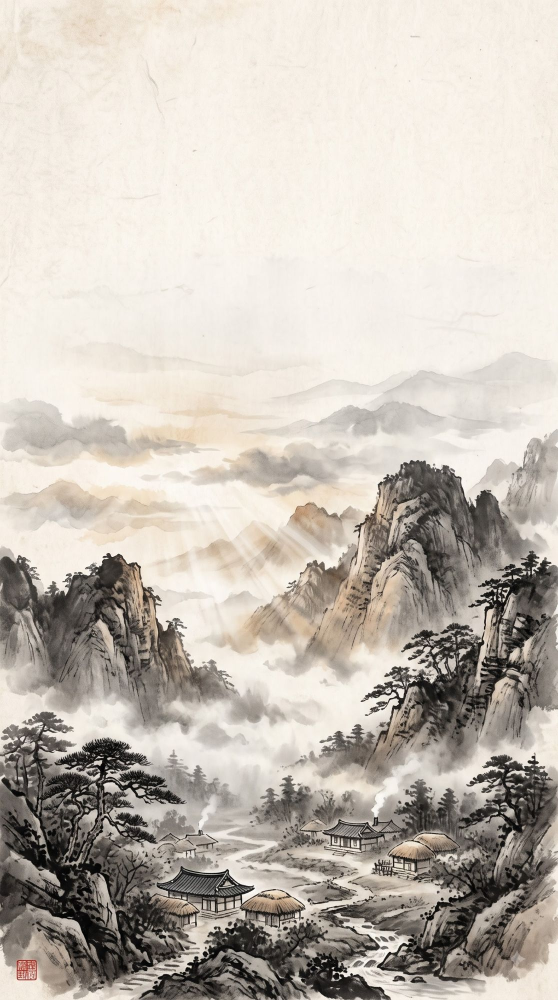
#> input picture flow_assets/ink_task.jpg, 1116 x 2000 px, given in place of clip_0.5.png, which was not available (shown at 1/2 size); the run also reads 1 picture not shown here
$ python make_art.py
#> lines starting #> are read from the running program, lines starting #| are printed output that depends on the picture; after the words box and inside, x2 and y2 are one past the last pixel; in counts of white or black regions, pixels touching at a corner belong together; pictures that were not available may be replaced by others from this repository, and a replacement may not be noted
"""완성본용 그림 10장 생성: 사용자 소재(Flow 노인 클립, 수묵화) + 코드로 그린 사물 → 공통 세피아 펜화 필터."""
import os, math, subprocess
import numpy as np
from PIL import Image, ImageDraw, ImageFilter

HERE = os.path.dirname(os.path.abspath(__file__)); os.chdir(HERE)
W, H = 1080, 1920
CLIP = "../flow_assets/clip_old_man.mp4"
INK = "../flow_assets/ink_task.jpg"
os.makedirs("images", exist_ok=True); os.makedirs("build", exist_ok=True)
rng = np.random.default_rng(7)

# ---------- 공통 펜화(인그레이빙) 필터 ----------
yy, xx = np.mgrid[0:H, 0:W]
P1 = ((xx + yy) % 8) < 2
P2 = ((xx - yy) % 8) < 2
P3 = (yy % 6) < 2
P4 = ((xx + 2 * yy) % 7) < 2
def engrave(gray_img, edge_gain=1.0):
    g = np.asarray(gray_img.convert("L").resize((W, H), Image.LANCZOS).filter(ImageFilter.GaussianBlur(1.2)), float) / 255
    ink = (g < 0.80) & P1
    ink |= (g < 0.58) & P2
    ink |= (g < 0.38) & P3
    ink |= (g < 0.20) & P4
    ink |= g < 0.08
    e = np.asarray(gray_img.convert("L").resize((W, H)).filter(ImageFilter.FIND_EDGES).filter(ImageFilter.GaussianBlur(0.8)), float) / 255
    ink |= e * edge_gain > 0.16
    paper = np.array([238, 222, 186.0]) + rng.normal(0, 6, (H, W, 1))
    d = np.hypot((xx - W / 2) / W, (yy - H / 2) / H)
    paper *= (1 - 0.55 * d ** 1.8)[..., None]
    tone = paper * (0.55 + 0.45 * g[..., None])            # 세피아 명암
    out = np.where(ink[..., None], np.array([62, 42, 22.0]), tone)
    out = 0.82 * out + 0.18 * tone
    return Image.fromarray(np.clip(out, 0, 255).astype("uint8")).filter(ImageFilter.GaussianBlur(0.6))

# ---------- 그리기 도우미 (회색조 + 조명) ----------
def canvas(bg=95):
    im = Image.new("L", (W, H), bg)
    return im, ImageDraw.Draw(im)
def glow(im, cx, cy, r, amt):
    m = Image.new("L", (W, H), 0); ImageDraw.Draw(m).ellipse((cx - r, cy - r, cx + r, cy + r), fill=amt)
    m = m.filter(ImageFilter.GaussianBlur(r * 0.45))
    return Image.fromarray(np.clip(np.asarray(im, int) + np.asarray(m, int), 0, 255).astype("uint8"))
def shade_ellipse(d, box, light, dark, steps=24):
    x0, y0, x1, y1 = box
    for i in range(steps):
        t = i / steps; c = int(dark + (light - dark) * t)
        dx = (x1 - x0) * t * 0.35; dy = (y1 - y0) * t * 0.35
        d.ellipse((x0 + dx * 0.6, y0 + dy * 0.6, x1 - dx * 1.4, y1 - dy * 1.4), fill=c)
def table(d, top=1350, c=60):
    d.rectangle((0, top, W, H), fill=c); d.rectangle((0, top, W, top + 30), fill=c + 35)
    for k in range(12): d.line((0, top + 60 + k * 45, W, top + 70 + k * 45), fill=c - 15, width=3)
def clock(d, cx, cy, r, h1=-60, h2=40):
    shade_ellipse(d, (cx - r - 18, cy - r - 18, cx + r + 18, cy + r + 18), 120, 35)
    d.ellipse((cx - r, cy - r, cx + r, cy + r), fill=225, outline=40, width=5)
    for k in range(12):
        a = math.radians(k * 30); d.line((cx + math.cos(a) * r * 0.82, cy + math.sin(a) * r * 0.82,
                                          cx + math.cos(a) * r * 0.95, cy + math.sin(a) * r * 0.95), fill=30, width=6)
    for ang, ln, w in ((h1, 0.5, 10), (h2, 0.75, 6)):
        a = math.radians(ang - 90); d.line((cx, cy, cx + math.cos(a) * r * ln, cy + math.sin(a) * r * ln), fill=20, width=w)
    d.ellipse((cx - 10, cy - 10, cx + 10, cy + 10), fill=20)

# ---------- 장면 ----------
def frame_at(t, crop=0.88):
    p = f"build/clip_{t}.png"
    subprocess.run(["ffmpeg", "-y", "-loglevel", "error", "-ss", str(t), "-i", CLIP, "-frames:v", "1", p], check=True)
    im = Image.open(p); w, h = im.size
    return im.crop((0, 0, int(w * crop), int(h * crop)))   # 오른쪽 아래 Flow 로고 제거

def zoom(im, box):
    w, h = im.size; x0, y0, x1, y1 = box
    c = im.crop((int(w * x0), int(h * y0), int(w * x1), int(h * y1))); cw, ch = c.size
    tw = int(ch * W / H)
    if tw <= cw: return c.crop(((cw - tw) // 2, 0, (cw - tw) // 2 + tw, ch))
    th = int(cw * H / W); return c.crop((0, (ch - th) // 2, cw, (ch - th) // 2 + th))

def s02_clocks():
    im, d = canvas(110)
    d.rectangle((0, 0, W, 1450), fill=120)
    for k in range(10): d.line((k * 115, 0, k * 115, 1450), fill=105, width=4)   # 벽 판자
    im = glow(im, 250, 500, 420, 60); d = ImageDraw.Draw(im)
    for (cx, cy, r, a, b) in [(270, 720, 150, -40, 120), (760, 640, 120, 30, 200), (540, 1020, 105, 90, -20),
                              (850, 1080, 85, 150, 60), (230, 1130, 80, -100, 10)]:
        clock(d, cx, cy, r, a, b)
    # 괘종시계
    d.rectangle((470, 300, 610, 820), fill=50); d.rectangle((488, 520, 592, 800), fill=150)
    d.line((540, 520, 520, 760), fill=40, width=5); d.ellipse((498, 740, 542, 784), fill=60)
    clock(d, 540, 400, 60, 10, 140)
    table(d, 1450, 55)
    for (cx, cy) in [(300, 1600), (700, 1560)]:                                   # 바닥의 회중시계
        d.ellipse((cx - 70, cy - 40, cx + 70, cy + 40), fill=200, outline=40, width=6)
    return im

def s03_hourglass():
    im, d = canvas(70)
    im = glow(im, 820, 760, 360, 110); d = ImageDraw.Draw(im)
    table(d, 1350, 50)
    cx = 540
    d.rectangle((cx - 230, 560, cx + 230, 610), fill=80); d.rectangle((cx - 230, 1290, cx + 230, 1340), fill=70)
    for x in (cx - 205, cx + 185): d.rectangle((x, 610, x + 20, 1290), fill=60)
    d.polygon([(cx - 170, 620), (cx + 170, 620), (cx + 20, 950), (cx - 20, 950)], fill=200)
    d.polygon([(cx - 20, 950), (cx + 20, 950), (cx + 170, 1280), (cx - 170, 1280)], fill=205)
    d.polygon([(cx - 110, 760), (cx + 110, 760), (cx + 14, 935), (cx - 14, 935)], fill=120)     # 위 모래
    d.polygon([(cx - 165, 1280), (cx + 165, 1280), (cx + 40, 1150), (cx - 40, 1150)], fill=115)  # 아래 모래
    d.line((cx, 950, cx, 1150), fill=120, width=5)
    for (x, y, a) in [(160, 700, 20), (880, 500, -30), (220, 1100, -15), (930, 1150, 35), (120, 420, 40), (800, 1230, 10)]:
        pg = Image.new("L", (190, 240), 225); ImageDraw.Draw(pg).rectangle((0, 0, 189, 239), outline=60, width=4)
        for k in range(6): ImageDraw.Draw(pg).line((20, 40 + k * 30, 170, 40 + k * 30), fill=150, width=3)
        pg = pg.rotate(a, expand=True, fillcolor=0); m = pg.point(lambda v: 255 if v > 0 else 0)
        im.paste(pg, (x - pg.width // 2, y - pg.height // 2), m)
    d = ImageDraw.Draw(im); d.rectangle((790, 980, 840, 1340), fill=225); d.ellipse((800, 920, 830, 985), fill=255)   # 촛불
    return im

def s05_scroll():
    im, d = canvas(65)
    im = glow(im, 760, 900, 420, 120); d = ImageDraw.Draw(im)
    for x in (90, 920): d.rectangle((x, 0, x + 90, 1300), fill=110); d.rectangle((x - 20, 0, x + 110, 60), fill=130)  # 기둥
    table(d, 1250, 55)
    d.polygon([(170, 1180), (820, 1180), (880, 1420), (110, 1420)], fill=220)                     # 펼친 두루마리
    for y in (1180, 1420): d.ellipse((90, y - 30, 190, y + 30), fill=170); d.ellipse((810, y - 30, 900, y + 30), fill=170)
    for k in range(7): d.line((220, 1220 + k * 28, 760, 1220 + k * 28), fill=120, width=4)
    d.line((640, 1300, 900, 900), fill=40, width=6)                                                # 깃펜
    d.polygon([(900, 900), (980, 760), (1000, 790), (930, 920)], fill=200)
    d.ellipse((700, 1060, 860, 1140), fill=90); d.polygon([(760, 1060), (800, 1060), (790, 990), (770, 990)], fill=250)  # 등잔
    return im

def s06_book_dawn():
    im, d = canvas(60)
    d.rectangle((560, 220, 1000, 1000), fill=235)                                                   # 새벽 창
    d.line((780, 220, 780, 1000), fill=60, width=14); d.line((560, 610, 1000, 610), fill=60, width=14)
    im = glow(im, 780, 610, 520, 70); d = ImageDraw.Draw(im)
    table(d, 1200, 50)
    for k in range(5): d.rectangle((90, 1130 - k * 60, 420 - k * 10, 1190 - k * 60), fill=90 + k * 25, outline=30, width=4)  # 책더미
    d.polygon([(330, 1300), (560, 1250), (560, 1480), (300, 1520)], fill=220); d.polygon([(560, 1250), (800, 1300), (830, 1520), (560, 1480)], fill=235)
    for k in range(7):
        d.line((350, 1320 + k * 25, 540, 1280 + k * 25), fill=130, width=3); d.line((580, 1280 + k * 25, 780, 1320 + k * 25), fill=130, width=3)
    d.ellipse((800, 1080, 960, 1180), fill=80); d.rectangle((850, 900, 910, 1090), fill=210); d.ellipse((855, 860, 905, 920), fill=255)
    return glow(im, 880, 900, 200, 60)

def s07_sapling():
    im, d = canvas(170)
    im = glow(im, 540, 400, 600, 60); d = ImageDraw.Draw(im)
    d.ellipse((-200, 1150, W + 200, 2300), fill=55)                                               # 흙
    for k in range(400):
        x, y = rng.integers(0, W), rng.integers(1200, H); d.ellipse((x, y, x + 8, y + 6), fill=int(rng.integers(30, 90)))
    d.line((540, 1240, 540, 820), fill=50, width=16)
    def leaf(cx, cy, ang, L, Wd):
        r = math.radians(ang); pts = []
        for k in range(40):
            t = k / 39 * 2 * math.pi; x = (math.cos(t) + 1) / 2 * L; y = math.sin(t) * Wd / 2
            pts.append((cx + x * math.cos(r) - y * math.sin(r), cy + x * math.sin(r) + y * math.cos(r)))
        d.polygon(pts, fill=205, outline=70)
        d.line((cx, cy, cx + L * math.cos(r), cy + L * math.sin(r)), fill=90, width=4)
    for (y, ang, L) in [(830, -150, 230), (830, -30, 230), (930, -160, 200), (930, -20, 200), (1040, -165, 160), (1040, -15, 160)]:
        leaf(540, y, ang, L, L * 0.42)
    d = ImageDraw.Draw(im)
    d.polygon([(760, 1250), (960, 1250), (940, 1450), (780, 1450)], fill=110); d.line((960, 1290, 1060, 1200), fill=90, width=22)   # 물뿌리개
    return im

def s10_watch():
    im, d = canvas(50)
    im = glow(im, 540, 900, 520, 90); d = ImageDraw.Draw(im)
    d.ellipse((140, 1100, 940, 1800), fill=150)                                                    # 손바닥
    for k, x in enumerate((180, 330, 480, 630)): d.rounded_rectangle((x, 1500, x + 130, 1900), 60, fill=140 - k * 5)
    shade_ellipse(d, (250, 640, 830, 1220), 210, 60)
    d.ellipse((290, 680, 790, 1180), fill=230, outline=40, width=8)
    for k in range(60):
        a = math.radians(k * 6); r1 = 225 if k % 5 else 200
        d.line((540 + math.cos(a) * r1, 930 + math.sin(a) * r1, 540 + math.cos(a) * 240, 930 + math.sin(a) * 240), fill=40, width=5 if k % 5 == 0 else 2)
    d.line((540, 930, 540, 780), fill=20, width=10); d.line((540, 930, 650, 1010), fill=20, width=7); d.ellipse((528, 918, 552, 942), fill=20)
    d.rectangle((510, 560, 570, 640), fill=110); d.ellipse((490, 500, 590, 580), outline=60, width=12)
    for k in range(14): d.ellipse((520 + k * 9, 470 - k * 30, 560 + k * 9, 500 - k * 30), outline=70, width=8)   # 체인
    return im

def s08_ink():
    im = Image.open(INK).convert("L"); w, h = im.size; s = max(W / w, H / h)
    im = im.resize((int(w * s) + 1, int(h * s) + 1)); l = (im.width - W) // 2
    return im.crop((l, 0, l + W, H))

scenes = {
    "s01": lambda: frame_at(0.5),
    "s02": s02_clocks,
    "s03": s03_hourglass,
    "s04": lambda: zoom(frame_at(3.0), (0.05, 0.22, 0.72, 0.72)),
    "s05": s05_scroll,
    "s06": s06_book_dawn,
    "s07": s07_sapling,
    "s08": s08_ink,
    "s09": lambda: zoom(frame_at(9.0), (0.12, 0.10, 0.88, 0.62)),
    "s10": s10_watch,
}
for k, f in scenes.items():
    engrave(f(), edge_gain=1.3 if k in ("s01", "s04", "s09") else 1.0).save(f"images/{k}.png")
    print("ok", k)
#> this loop made 10 passes
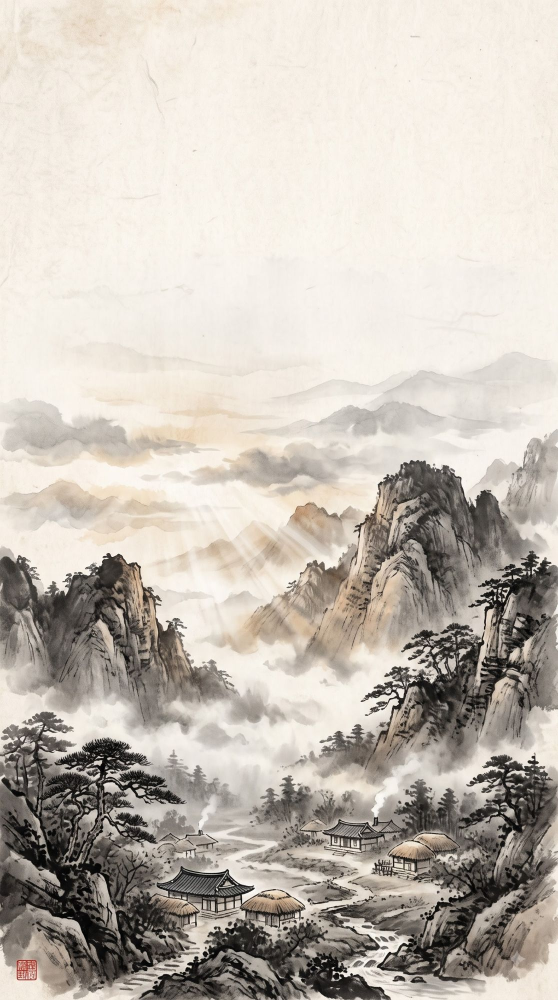
#> input picture flow_assets/ink_task.jpg, 1116 x 2000 px, given in place of clip_0.5.png, which was not available (shown at 1/2 size)
#> pass 1, in engrave, `g = np.asarray(gray_img.convert("L").resize((W, H), Image.LANCZOS).fil..`:
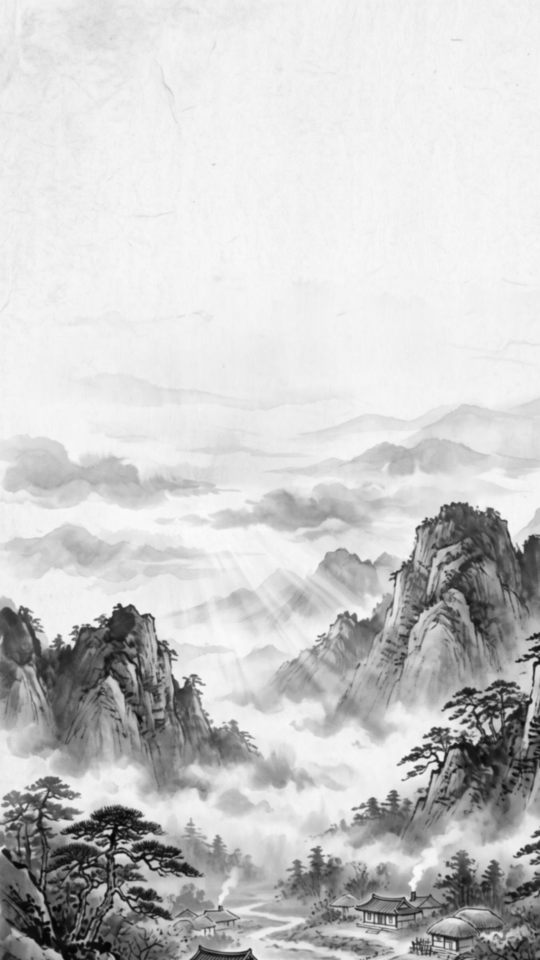
#> g: shape (1920, 1080) float64 (shown at 1/2 size); min 0.0157, max 0.988, mean 0.792
#> pass 1, in engrave, `ink = (g < 0.80) & P1`:
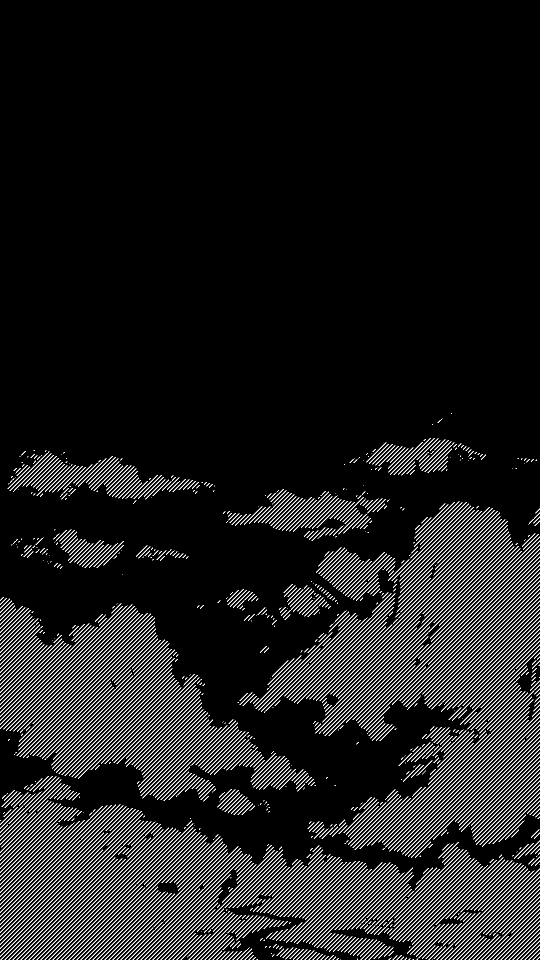
#> ink: shape (1920, 1080) bool (shown at 1/2 size); 8.1% white in thin lines or dots, all inside (x1, y1, x2, y2) = (0, 826, 1080, 1920)
#> pass 1, in engrave, `ink |= (g < 0.58) & P2`:
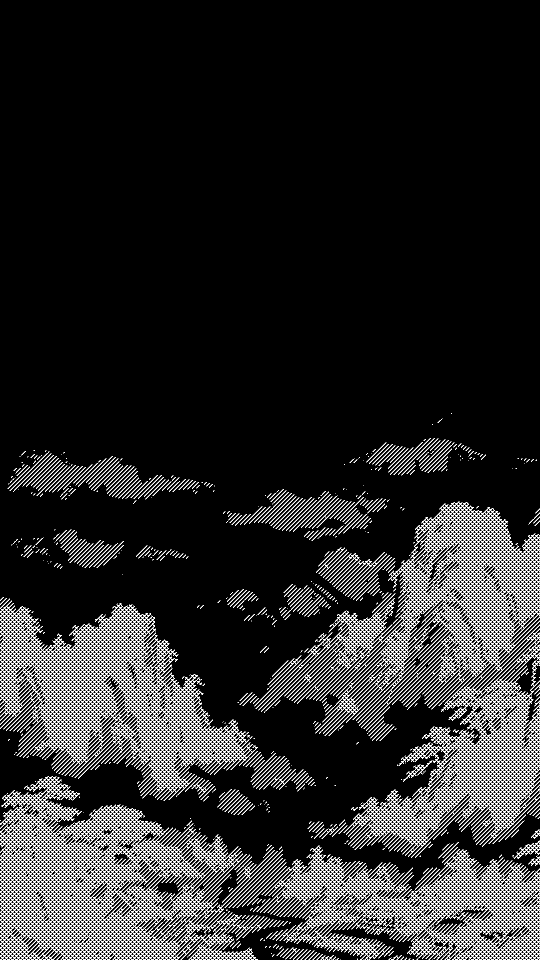
#> ink: shape (1920, 1080) bool (shown at 1/2 size); 11.5% white in thin lines or dots, all inside (x1, y1, x2, y2) = (0, 826, 1080, 1920)
#> pass 1, in engrave, `ink |= (g < 0.38) & P3`:
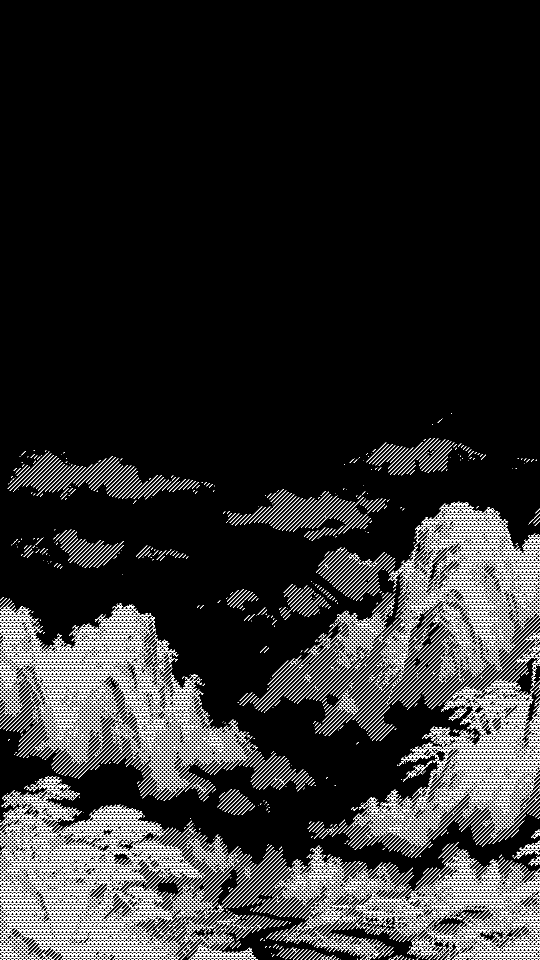
#> ink: shape (1920, 1080) bool (shown at 1/2 size); 13.2% white in thin lines or dots, all inside (x1, y1, x2, y2) = (0, 826, 1080, 1920)
